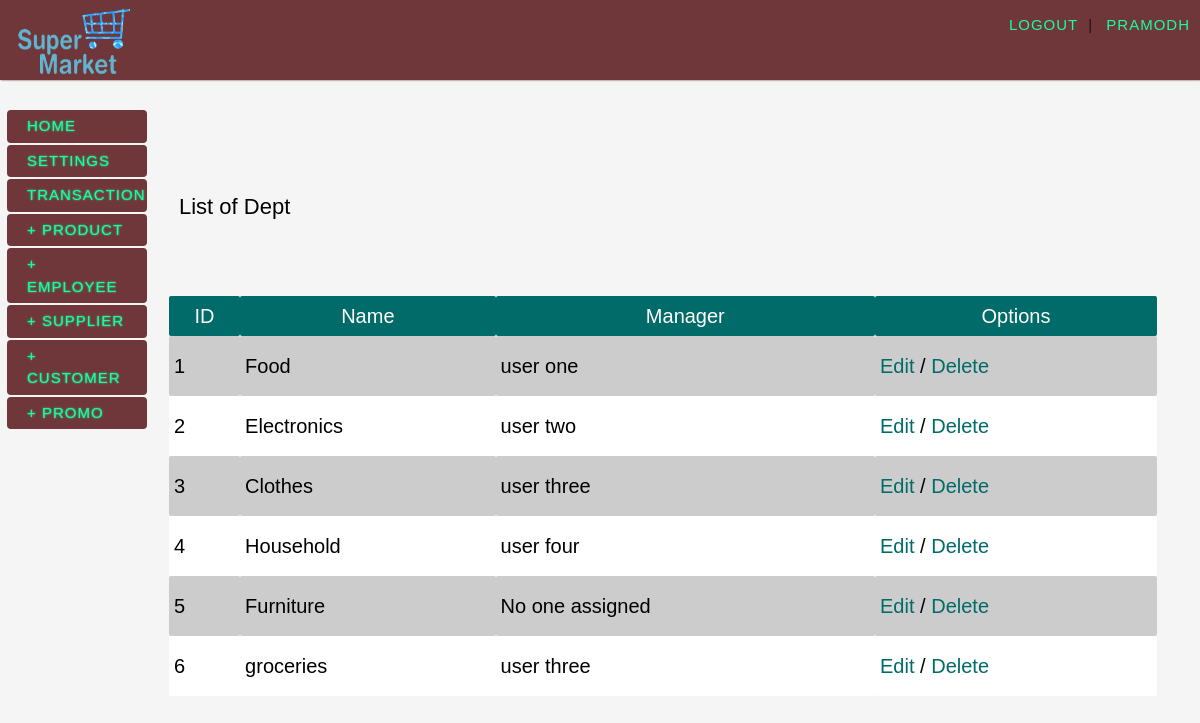
Screenshot of /viewlist.php?list=dept (signed in) with the database file from the repository.
### tables this page shows
CREATE TABLE `department` (
  `manager_id` int(11) NOT NULL,
  `dept_id` int(5) NOT NULL,
  `dept_name` varchar(40) NOT NULL,
  `manager_start_date` date NOT NULL
);

CREATE TABLE `employee` (
  `first_name` varchar(20) NOT NULL,
  `last_name` varchar(20) NOT NULL,
  `id` int(11) NOT NULL,
  `dept_id` int(11) NOT NULL,
  `salary` int(8) NOT NULL,
  `phone_number` int(12) NOT NULL,
  `address` varchar(60) NOT NULL,
  `uid` int(11) NOT NULL,
  `join_date` date NOT NULL,
  `dob` date NOT NULL,
  `end_date` date NOT NULL DEFAULT '0000-00-00',
  `perks` int(11) NOT NULL DEFAULT '0',
  `admin` tinyint(1) NOT NULL
);

### viewlist.php (the view, shortened to what this page needs)
<?php
	require_once("include/header.php");
?>
<div id="body">
	<?php include_once("include/left_content.php"); ?>
    <div class="rcontent">
    <?php if(isset($_GET['list'])){
		if(!strcmp(strtolower($_GET['list']),"product")){
			echo"<h2><span>List of ".ucfirst($_GET['list'])."</span></h2>";
			echo"<div ><div id='data'>
				 <table id='itemList' ><tr><th>ID</th><th>Product name</th><th>Supplier name</th><th>Market Price</th><th>Cost Price</th><th>Options</th></tr>";
			$plist = mysql_query("select product_id, product_name, supplier_id, market_price, cost_price from product");
			while($row = mysql_fetch_array($plist)){
				echo"<tr><td>{$row['product_id']}</td>
					 <td>{$row['product_name']}</td>";
			$slist = mysql_query("select sdealer from supplier where sid='{$row['supplier_id']}'");
			$slist = mysql_fetch_array($slist);
				echo"<td>{$slist['sdealer']}</td>
					 <td>{$row['market_price']}</td>
					 <td>{$row['cost_price']}</td>
					 <td><a href='editlist.php?name=product&id={$row['product_id']}'>Edit</a> /
					 <a href='editlist.php?name=product&id={$row['product_id']}&del=1'>Delete</a></td>";
			}
        	echo"</tr></table></div></div>";
		}
		elseif(!strcmp(strtolower($_GET['list']),"dept")){
			echo"<h1><span>List of ".ucfirst($_GET['list'])."</span></h1>";
			echo"<div ><div id='data'><table id='itemList' ><tr><th>ID</th><th>Name</th><th>Manager</th><th>Options</th></tr>";
			$dlist = mysql_query("select dept_id, dept_name, manager_id from department");
			while($row = mysql_fetch_array($dlist)){
				echo"<tr><td>{$row['dept_id']}</td>
					 <td>{$row['dept_name']}</td>";
				if($row['manager_id']){
					$elist = mysql_query("select first_name, last_name from employee where id='{$row['manager_id']}'");
					$ename =  mysql_fetch_array($elist);
					echo "<td>{$ename['first_name']}&nbsp;{$ename['last_name']}</td>";
				}
				else echo"<td>No one assigned</td>";
				echo"<td><a href='editlist.php?name=dept&id={$row['dept_id']}'>Edit</a> /
					 <a href='editlist.php?name=dept&id={$row['dept_id']}&del=1'>Delete</a></td>";
			}
		}
	}
	?>
    </div>
</div>

### css/outline.css (style rules this page uses)
body { margin-left:auto; margin-right:auto; background-color: whitesmoke; background-repeat: repeat, no-repeat; background-position: center center; background-attachment: fixed; -webkit-background-size: auto, cover; -moz-background-size: auto, cover; -o-background-size: auto, cover; background-size: auto, cover; color: #000; font-family: 'Josefin Slab', Arial, sans-serif; font-size: 20px; }
a { color: #0f9; text-decoration: none; }
h1 { margin:0px; padding:20px; font-size:42px; color:#000; text-align:left; font-weight:400; text-align:left; }
h1 span { font-size:22px; color:#000; padding-top:10px; }
.rcontent { padding-top: 40px; position:relative; width:84%; margin:0px 5px; float:left; overflow:auto; padding-bottom:100px; }
#data { padding:10px; }
#itemList { width:100%; }
#itemList a { color:#006b68; }
#itemList th,td { padding:5px; text-align:center; }
#itemList tr:nth-child(even) { background-color: #CCC; }
#itemList tr:nth-child(odd) { background-color:#fff; }
#itemList tr:nth-child(1) { background-color:#006b68; color:#fff; }

### rows the page displays
department: dept_id "1", dept_name "Food", employee.first_name "user", employee.last_name "one"
department: dept_id "2", dept_name "Electronics", employee.first_name "user", employee.last_name "two"
department: dept_id "3", dept_name "Clothes", employee.first_name "user", employee.last_name "three"
department: dept_id "4", dept_name "Household", employee.first_name "user", employee.last_name "four"
department: dept_id "5", dept_name "Furniture", manager_id "No one assigned"
department: dept_id "6", dept_name "groceries", employee.first_name "user", employee.last_name "three"

### other values shown
$_SESSION['username'] "PRAMODH"
$_GET['list'] "Dept"
